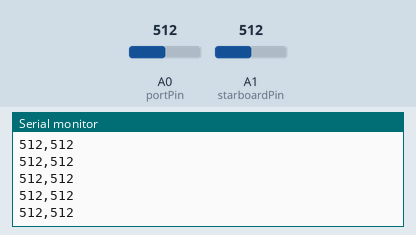
Recording of a sketch running on a simulated Arduino Uno, built with avr-gcc and run on an emulated ATmega328P. Parts: the last lines printed to the serial monitor. Inputs (shaded band) come from the test bench; at power-on: A0 (portPin) = 512, A1 (starboardPin) = 512.

Above: at 1.2 s.
1.3 s: A0 (portPin) set to 716
At 1.31 s:
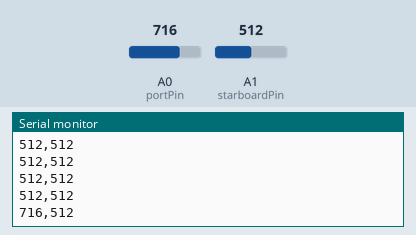
2.8 s: A1 (starboardPin) set to 716
At 2.82 s:
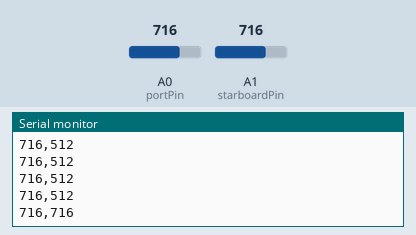
4.3 s: A0 (portPin) set to 900
At 4.33 s:
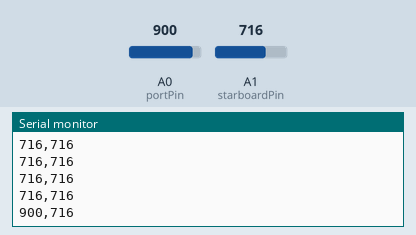
5.8 s: A1 (starboardPin) set to 900
At 5.84 s:
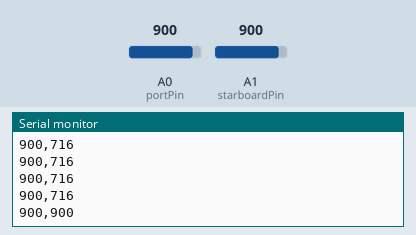
Timing chart, 0 to 8.3 s (numbered marks = the images above; inputs shaded):
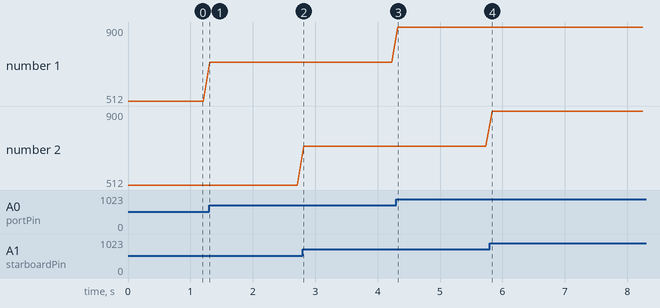

The sketch:

logging.ino
```cpp
int portPin = A0;
int starboardPin = A1;

void setup() {
  Serial.begin(9600);
}

void loop() {
  Serial.print(analogRead(portPin));
  Serial.print(",");
  Serial.println(analogRead(starboardPin));
  delay(100);
}
```

Measured:
- after the input at 1.3 s, the serial monitor: prints a new line at once (image 1)
- after the input at 2.8 s, the serial monitor: prints a new line at once (image 2)
- after the input at 4.3 s, the serial monitor: prints a new line at once (image 3)
- after the input at 5.8 s, the serial monitor: prints a new line at once (image 4)
- plotted number 1: 512 → 716 after the input at 1.3 s, 716 → 900 after the input at 4.3 s
